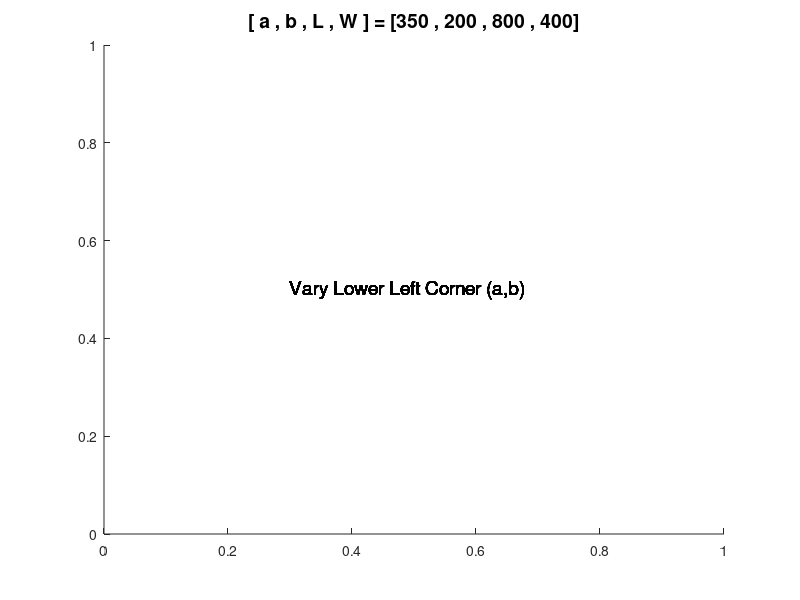
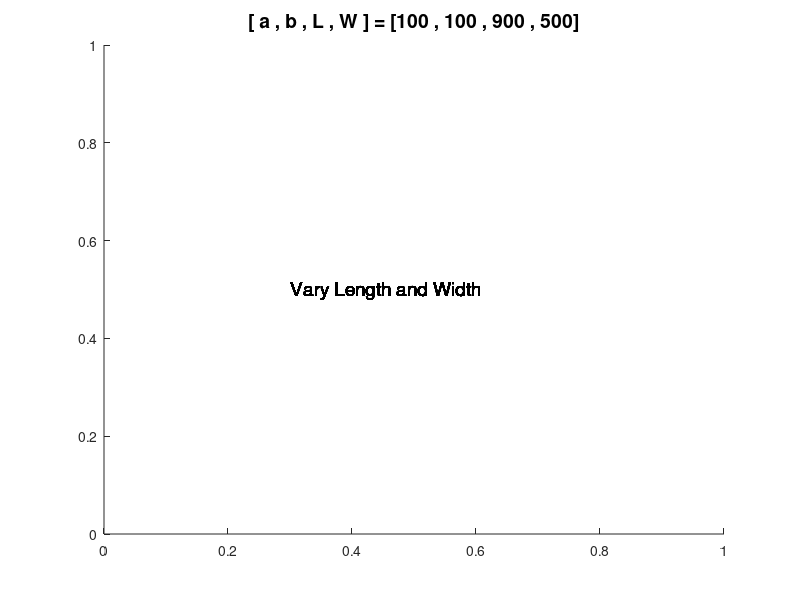

These figures' MATLAB source, in order:
% Vary the lower left corner...
close
figure
shg
L = 800;
W = 400;
for a = 50:100:350
    for b = 50:50:200
        set(gcf,'position',[a b L W])
        title(sprintf('[ a , b , L , W ] = [%1d , %1d , %1d , %1d]',a,b,L,W),'Fontsize',14)
        text(.3,.5,'Vary Lower Left Corner (a,b)','Fontsize',14)
        pause
    end
end
% Vary the length and width of the figure...
close
figure
shg
a = 100;
b = 100;
for L = 500:100:900
for W = 100:100:500
set(gcf, 'position',[a b L W])
title(sprintf('[ a , b , L , W ] = [%1d , %1d , %1d , %1d]',a,b,L,W),'Fontsize',14)
text(.3,.5,'Vary Length and Width','Fontsize',14)
pause
end
end